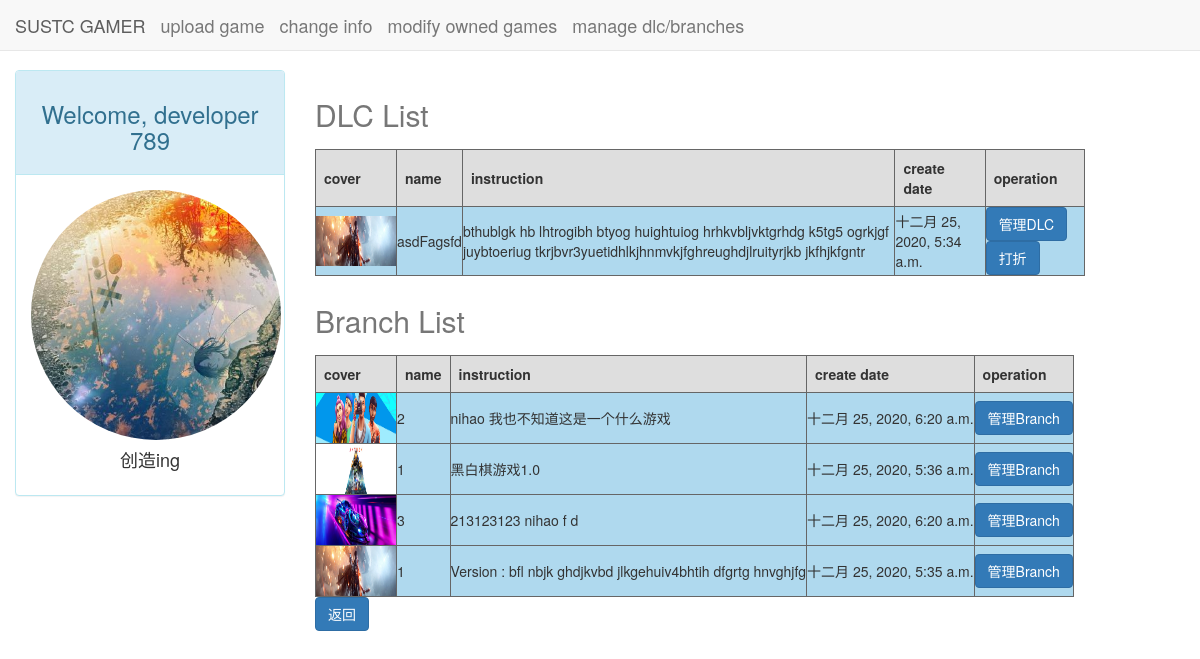
The app's page /developer/dlc_branch (signed in), older data.
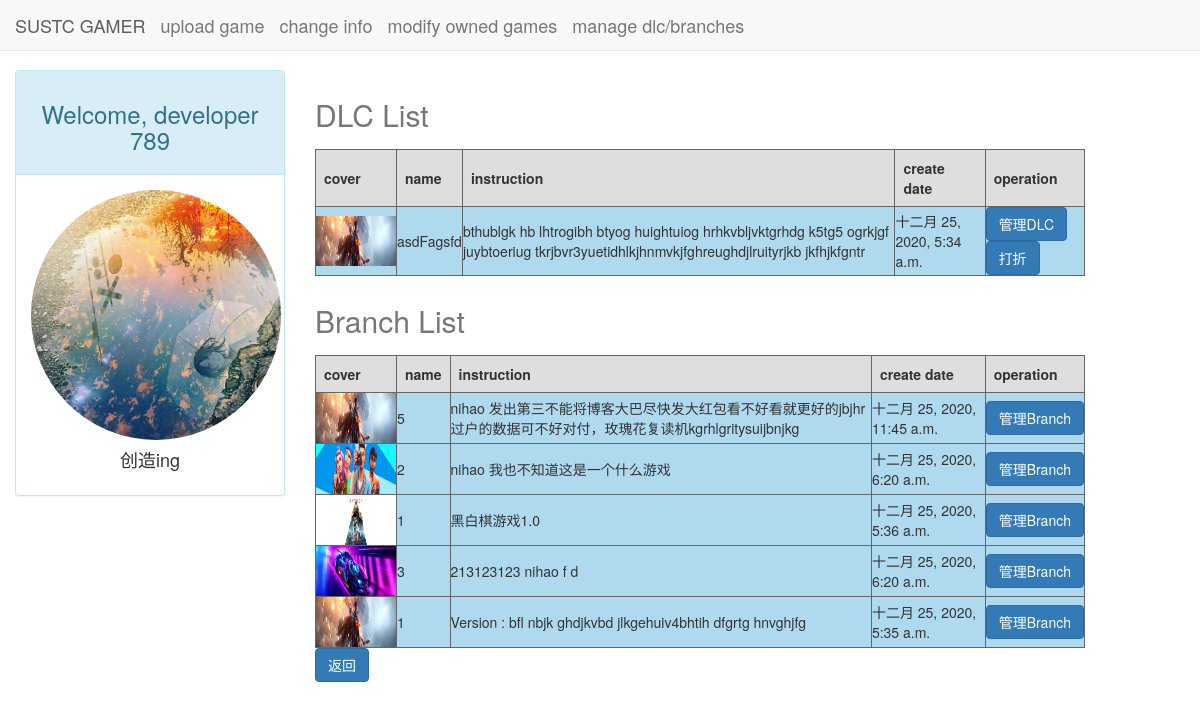
The same page, newer data.
### game/models.py (models this page shows, shortened)
class DLC(models.Model):
    name = models.CharField(max_length=50)
    introduction = models.TextField(default="")
    price = models.FloatField(default=0)
    create_time = models.DateTimeField(auto_now_add=True)  # 创建时自动搞时间
    game = models.ForeignKey(Game, related_name="dlc_version", on_delete=models.DO_NOTHING)
    avatar = models.ImageField(upload_to="dlc_image/%Y/%m/%d/")
    file = models.FileField(upload_to="dlc_file/%Y/%m/%d/", null=True)
    class Meta:
        ordering = ["-create_time", ]

class Version(models.Model):
    version_num = models.IntegerField(default=1)
    introduction = models.TextField(default="")
    price = models.FloatField(default=0)
    create_time = models.DateTimeField(auto_now_add=True)  # 创建时自动搞时间
    game = models.ForeignKey(Game, related_name="game_version", on_delete=models.DO_NOTHING)
    avatar = models.ImageField(upload_to="version_image/%Y/%m/%d/")
    file = models.FileField(upload_to="game_file/%Y/%m/%d/", null=True)
    video = models.FileField(upload_to="game_video/%Y/%m/%d/",null=True)
    class Meta:
        ordering = ["-create_time", ]

### developer/views.py (the view)
# urls.py: path('dlc_branch', views.dlc_select, name='dlc select'),
def dlc_select(request):
    user = request.user
    developer = get_object_or_404(Developer,user=request.user)
    game_list = Game.objects.filter(author=developer).all()
    context = {}
    dlc_list = []
    branch_list = []
    for game in game_list:
        dlcs = DLC.objects.filter(game=game)
        branchs = Version.objects.filter(game=game)
        for dlc in dlcs:
            dlc_list.append(dlc)
        for branch in branchs:
            branch_list.append(branch)
        context['user'] = user
        context['developer'] = developer
        context['dlc_list'] = dlc_list
        context['brach_list'] = branch_list
    return render(request, "dlc_select.html", context)

### developer/templates/dlc_select.html (shortened to what this page needs)
{% load static %}
<!DOCTYPE html>
<html lang="en">
<head>
    <link rel="stylesheet" href="{% static 'css/developer_games.css' %}">
    <link rel="stylesheet" href="{% static 'base.css' %}">
    <link rel="stylesheet" href="{% static 'bootstrap-3.3.7/css/bootstrap.min.css' %}">
</head>
<body>
<div class="navbar navbar-default navbar-fixed-top" role="navigation">
    <div class="container-fluid">
        <div class="navbar-header">
            <a class="navbar-brand" href="{% url 'home' %}">SUSTC GAMER</a>
            <a class="navbar-brand" href="{% url 'regist_game' %}">upload game</a>
            <a class="navbar-brand" href="{% url 'modify developer message' %}">change info</a>
            <a class="navbar-brand" href="{% url 'game select' %}">modify owned games</a>
            <a class="navbar-brand" href="{% url 'dlc select' %}">manage dlc/branches</a>
        </div>
    </div>
</div>
{% block content %}
    <div class="container-fluid">
        <div class="row" >
        <div class="col-lg-3" style="text-align: center">
                <div class="panel panel-info">
                    <div class="panel-heading" style="text-align: center">
                        <h3>Welcome, developer {{ user.username }}</h3>
                    </div>
                    <div class="panel-body">
                        <img src="{{ developer.avatar.url }}" height="250" width="250" alt="" class="img-circle">
                        <br>
                        <h4>{{ developer.introduction }}</h4>
                    </div>
                </div>
            </div>
            <div class="col-lg-8">
        <table id="DLCs">
            <caption>
                <h2>DLC List</h2>
            </caption>
            <tr>
                <th>cover</th>
                <th>name</th>
                <th>instruction</th>
                <th>create date</th>
                <th>operation</th>
            </tr>
            {% for dlc in dlc_list %}
                <tr>
                    <td>
                        <img src="{{ dlc.avatar.url }}" height="50" width="80">
                    </td>
                    <td>{{ dlc.name }}</td>
                    <td>{{ dlc.introduction }}</td>
                    <td>{{ dlc.create_time }}</td>
                    <td>
                        <a href="">
                            <button type="button" class="btn btn-primary">管理DLC</button>
                        </a>
                        <a href="">
                            <button type="button" class="btn btn-primary">打折</button>
                        </a>
                    </td>
                </tr>
            {% endfor %}
        </table>
    </div>
        <div class="col-lg-8">
        <table id="Branchs">
            <caption>
                <h2>Branch List</h2>
            </caption>
            <tr>
                <th>cover</th>
                <th>name</th>
                <th>instruction</th>
                <th>create date</th>
                <th>operation</th>
            </tr>
            {% for dlc in brach_list %}
                <tr>
                    <td>
                        <img src="{{ dlc.avatar.url }}" height="50" width="80">
                    </td>
                    <td>{{ dlc.version_num }}</td>
                    <td>{{ dlc.introduction }}</td>
                    <td>{{ dlc.create_time }}</td>
                    <td>
                        <a href="">
                            <button type="button" class="btn btn-primary">管理Branch</button>
                        </a>
                    </td>
                </tr>
            {% endfor %}
        </table>
        <a href="{% url 'developer home' %}">
            <button type="button" class="btn btn-primary">返回</button>
        </a>
    </div>
</div>
    </div>
{% endblock %}

Row changes from the older to the newer data that the page shows:
added Version: avatar (picture), version_num "5", introduction "nihao 发出第三不能将博客大巴尽快发大红包看不好看就更好的jbjhr过户的数据可不好对付，玫瑰花复读机kgrhlgritysuijbnjkg", create_time "十二月 25, 2020, 11:45 a.m."
